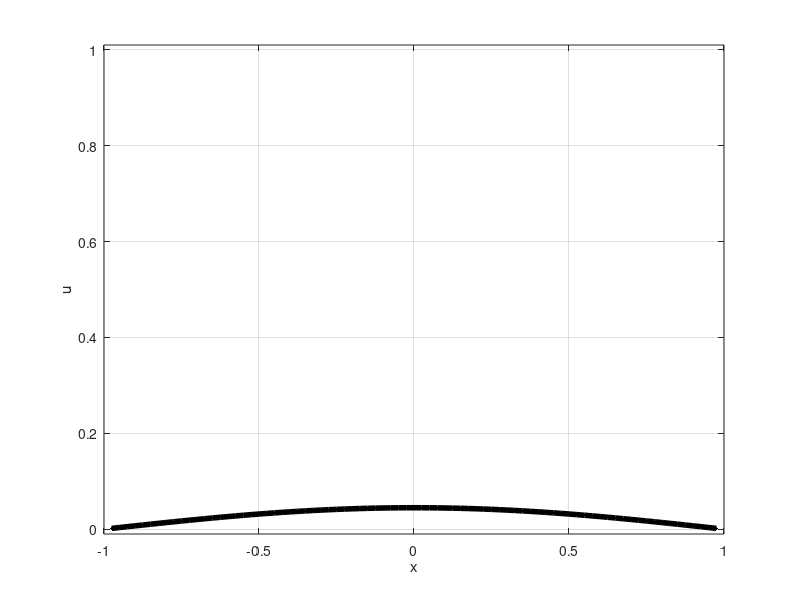

This figure's MATLAB source:
% explicit solution of heat eq  u_t = u_xx, u(-1)=u(1)=0.
% Method-of-lines version

% Grid and initial data:
h = .025;                    % space step
k = .4*h^2;                  % time step (try .4 -> .51!)
x = (-1+h:h:1-h)';           % grid
%x = (-1+h:h:1)';            % grid, for periodic
v = abs(x-0.2)<.3;           % initial data: square wave


figure(1); clf;
plt = plot(x,v,'k.-', 'linewidth',4);
axis([-1 1 -.01 1.01])
grid on

pause

% Sparse matrix to execute finite difference operation:
N = length(x);
a = -2/h^2;
b = 1/h^2;
main = a*sparse(ones(N,1));
off  = b*sparse(ones(N-1,1));
L = diag(main) + diag(off,1) + diag(off,-1);
%L(1,end) = b; L(end,1) = b;  %  uncomment for periodic BCs

Tf = 1;
% adjust either final time or time-step to have integer steps
numsteps = ceil(Tf / k);
%k = Tf / numsteps
Tf = k*numsteps;

% Time-stepping:
for n=1:numsteps
  vnew = v + k*(L*v);      % (why brackets here?)
  v = vnew;
  set(plt,'ydata',v)
  xlabel('x');
  ylabel('u');
  drawnow
  %pause
end

